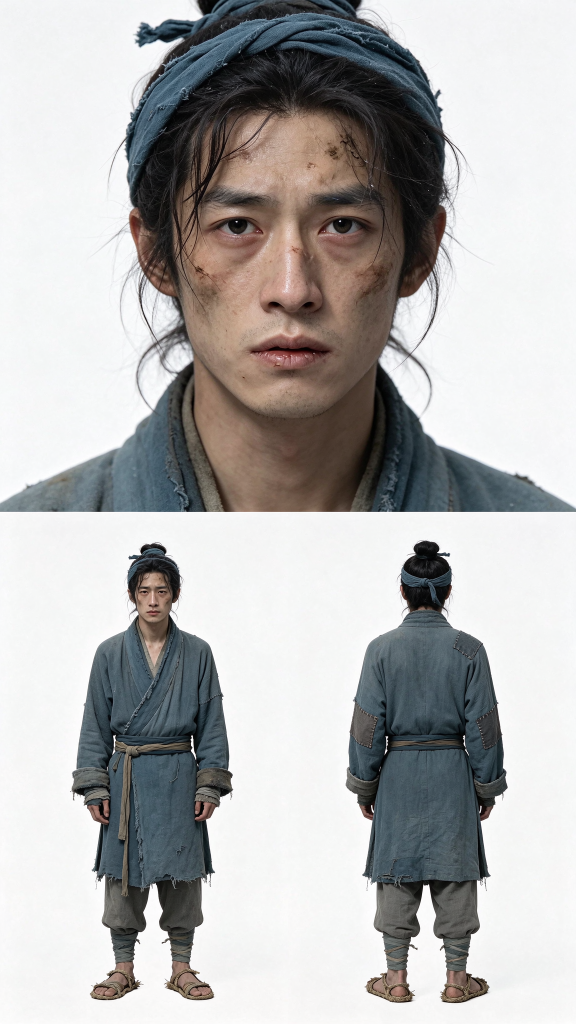
#> input picture 06_素材/参考库/人物_陈知白_青衫_定型稿.png, 1152 x 2048 px, found by its file name (shown at 1/2 size)
$ python prep_sheets.py
#> lines starting #> are read from the running program, lines starting #| are printed output that depends on the picture; after the words box and inside, x2 and y2 are one past the last pixel; in counts of white or black regions, pixels touching at a corner belong together
"""把 9:16 三视图定型稿切成 Flux2 用的单视图参考图。
版式固定：上 1/2 面部特写；下方左=正面全身，右=背面全身。
"""
import os
from PIL import Image

REF = r"D:\AAA\text\假钦差\短剧\06_素材\参考库"

SHEETS = {
    "人物_陈知白_青衫_定型稿.png": "人物_陈知白_青衫",
    "人物_陈知白_钦差_定型稿.png": "人物_陈知白_钦差",
    "人物_玄甲禁军_定型稿.png": "人物_玄甲禁军",
    "人物_守城兵_定型稿.png": "人物_守城兵",
    "人物_白龙马_定妆.png": "人物_白龙马",
}

for f, tag in SHEETS.items():
    p = os.path.join(REF, f)
    if not os.path.exists(p):
        print("missing", p); continue
    im = Image.open(p).convert("RGB")
#> im is the input picture: PIL image 1152x2048 RGB; mean R, G, B 179.2, 178.4, 177.8
    w, h = im.size
#> w = 1152; h = 2048
    mid = int(h * 0.47)
#> mid = 962
    parts = {
        "面部": im.crop((0, 0, w, mid)),
        "全身": im.crop((0, mid, int(w * 0.5), h)),
        "背面": im.crop((int(w * 0.5), mid, w, h)),
    }
    for sub, box in parts.items():
        # 去白边
        g = box.convert("L").point(lambda v: 0 if v > 244 else 255)
        bbox = g.getbbox()
        if bbox:
            pad = 6
            box = box.crop((max(bbox[0] - pad, 0), max(bbox[1] - pad, 0),
                            min(bbox[2] + pad, box.width), min(bbox[3] + pad, box.height)))
        out = os.path.join(REF, f"{tag}_{sub}.png")
        box.thumbnail((1400, 1400), Image.LANCZOS)
        box.save(out)
        print("saved", os.path.basename(out), box.size)
#> this loop made 3 passes
#> (sub, bbox) on passes 1 to 3: ('面部', (0, 0, 1152, 962)), ('全身', (0, 0, 576, 1078)), ('背面', (0, 0, 576, 1078))
#| saved 人物_陈知白_青衫_面部.png (1152, 962)
#| saved 人物_陈知白_青衫_全身.png (576, 1084)
#| saved 人物_陈知白_青衫_背面.png (576, 1084)
#> pass 1, `g = box.convert("L").point(lambda v: 0 if v > 244 else 255)`:
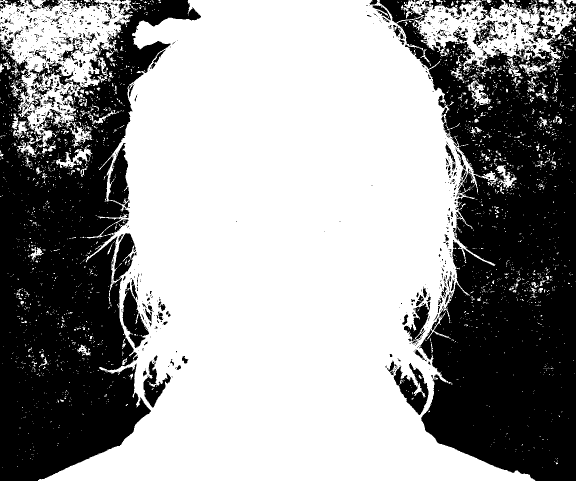
#> g: PIL image 1152x962 L (shown at 1/2 size); 60.2% white; 1132 black regions (946 under 20 px), largest, box (x1, y1, x2, y2) and area: (757, 0, 1152, 962) 216433, (0, 0, 402, 962) 190329, (787, 726, 857, 830) 3236
#> pass 1, `box = box.crop((max(bbox[0] - pad, 0), max(bbox[1] - pad, 0), min(bbox..`:
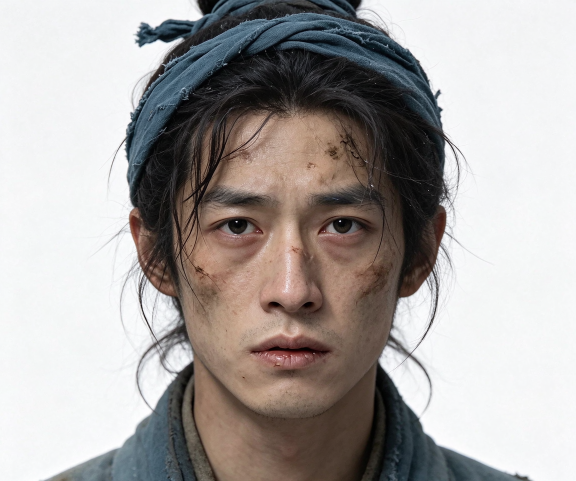
#> box: PIL image 1152x962 RGB (shown at 1/2 size); mean R, G, B 169.4, 164.7, 162.7
#> pass 2, `g = box.convert("L").point(lambda v: 0 if v > 244 else 255)`:
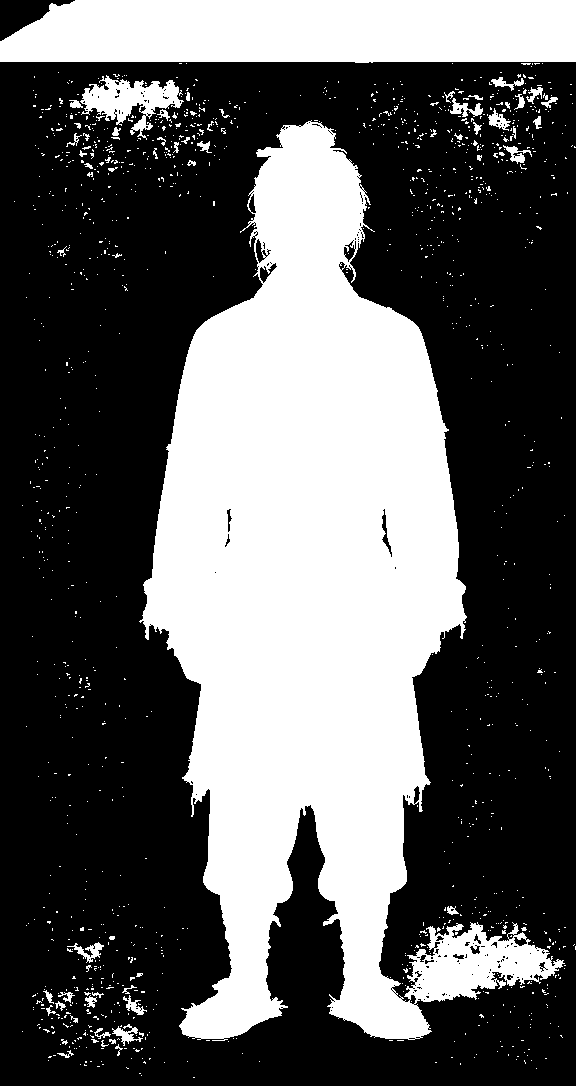
#> g: PIL image 576x1086 L; 36.8% white; 1311 white regions (1250 under 20 px), largest, box (x1, y1, x2, y2) and area: (139, 120, 565, 1041) 185809, (0, 0, 576, 63) 34290, (80, 75, 184, 140) 2871
#> pass 2, `box = box.crop((max(bbox[0] - pad, 0), max(bbox[1] - pad, 0), min(bbox..`:
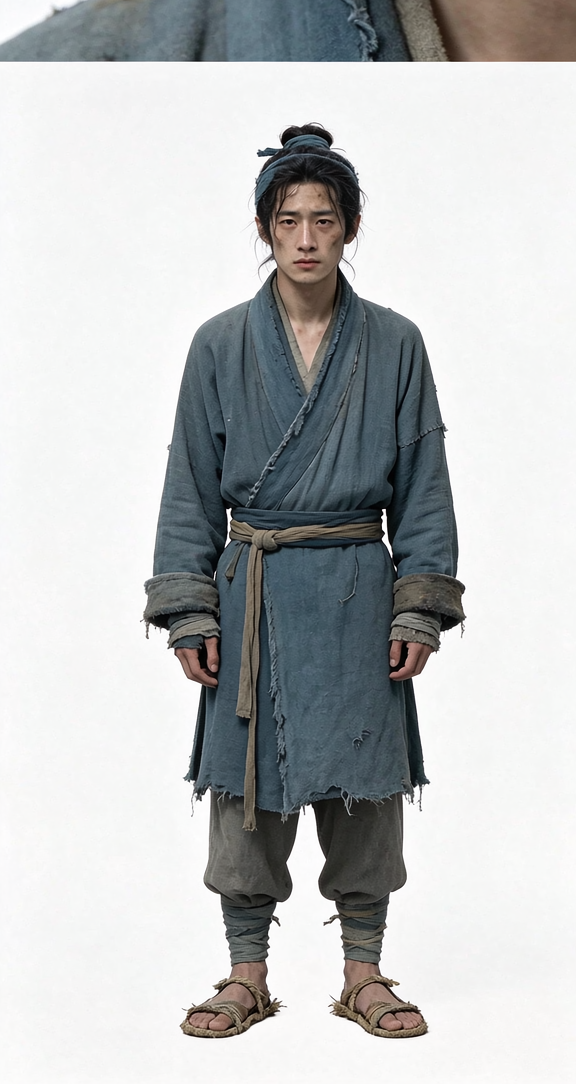
#> box: PIL image 576x1084 RGB; mean R, G, B 190.6, 192.7, 193.2
#> pass 2 of the loop `for f, tag in SHEETS.items():`:
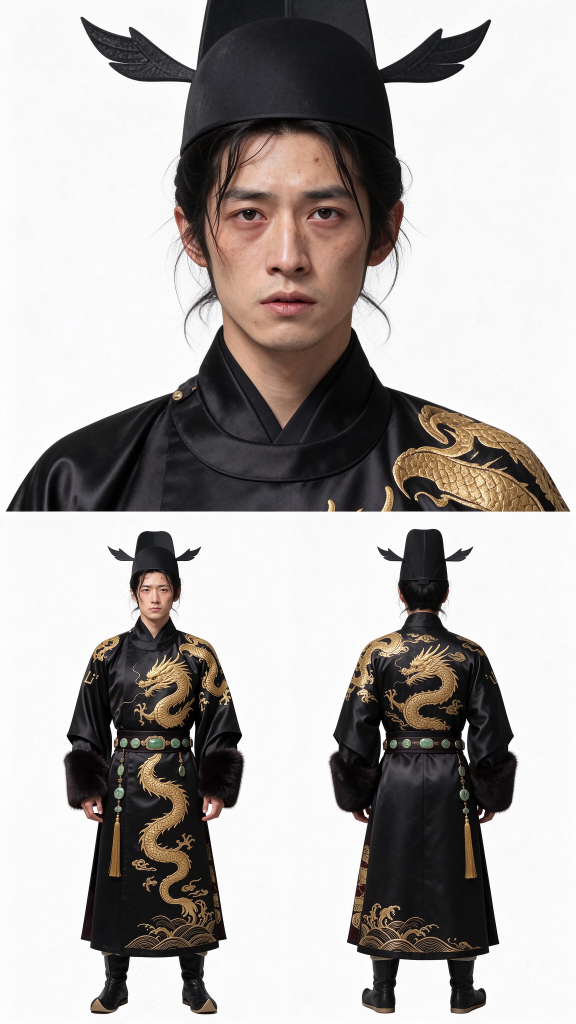
#> input picture 06_素材/参考库/人物_陈知白_钦差_定型稿.png, 1152 x 2048 px, found by its file name (shown at 1/2 size)
#> im is the input picture: PIL image 1152x2048 RGB; mean R, G, B 174.1, 169.1, 167.1
#> the loop `for sub, box in parts.items():` made 3 passes
#> (sub, bbox) on passes 1 to 3: ('面部', (45, 0, 1107, 962)), ('全身', (11, 0, 576, 1068)), ('背面', (0, 0, 565, 1066))
#> (printed output is left out)
#> pass 1, `g = box.convert("L").point(lambda v: 0 if v > 244 else 255)`:
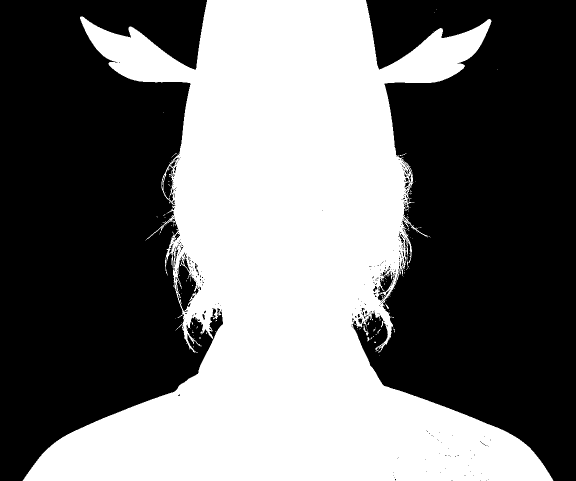
#> g: PIL image 1152x962 L (shown at 1/2 size); 44.3% white; 148 white regions (143 under 20 px), largest, box (x1, y1, x2, y2) and area: (45, 0, 1107, 962) 490545, (727, 651, 737, 672) 65, (762, 642, 767, 655) 29, (770, 607, 778, 618) 27, (735, 674, 739, 683) 25
#> pass 2, `box = box.crop((max(bbox[0] - pad, 0), max(bbox[1] - pad, 0), min(bbox..`:
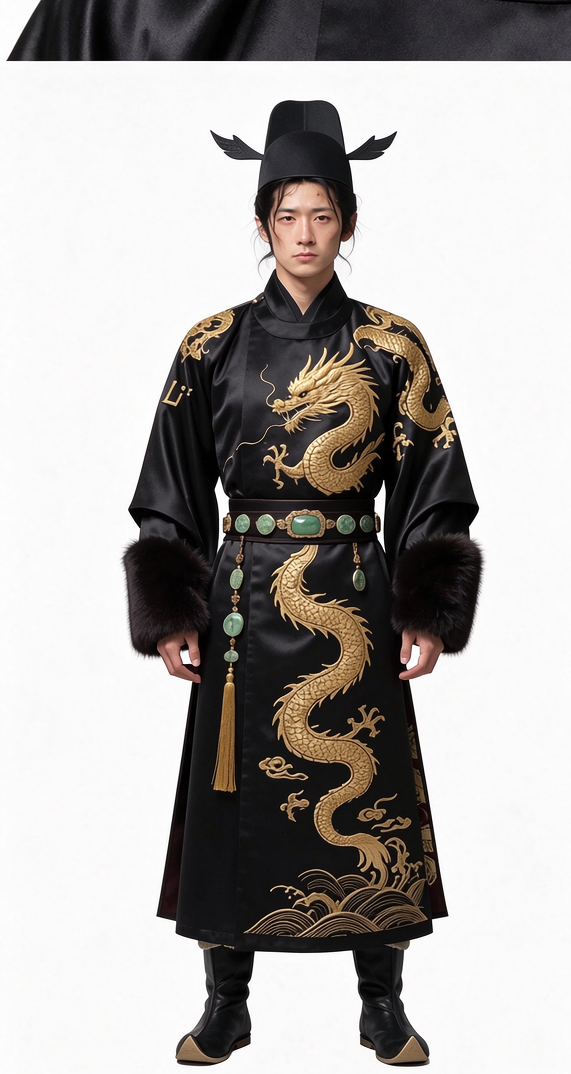
#> box: PIL image 571x1074 RGB; mean R, G, B 173.2, 169.3, 167.1
#> pass 3 of the loop `for f, tag in SHEETS.items():`:
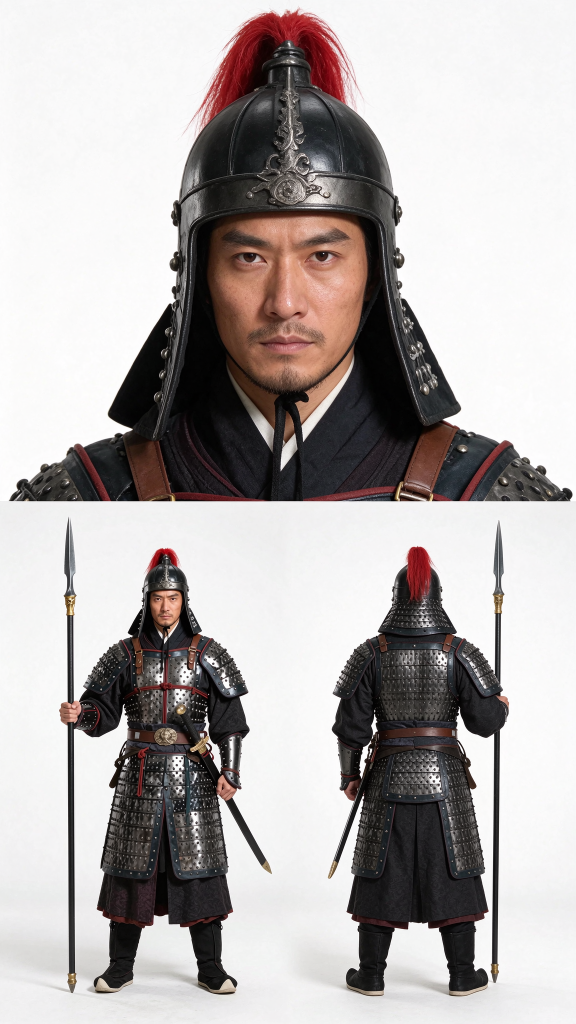
#> input picture 06_素材/参考库/人物_玄甲禁军_定型稿.png, 1152 x 2048 px, found by its file name (shown at 1/2 size)
#> im is the input picture: PIL image 1152x2048 RGB; mean R, G, B 178.4, 173.1, 172.2
#> the loop `for sub, box in parts.items():` made 3 passes
#> (sub, bbox) on passes 1 to 3: ('面部', (26, 0, 1146, 962)), ('全身', (0, 0, 576, 1086)), ('背面', (0, 0, 576, 1086))
#> (printed output is left out)
#> pass 1, `g = box.convert("L").point(lambda v: 0 if v > 244 else 255)`:
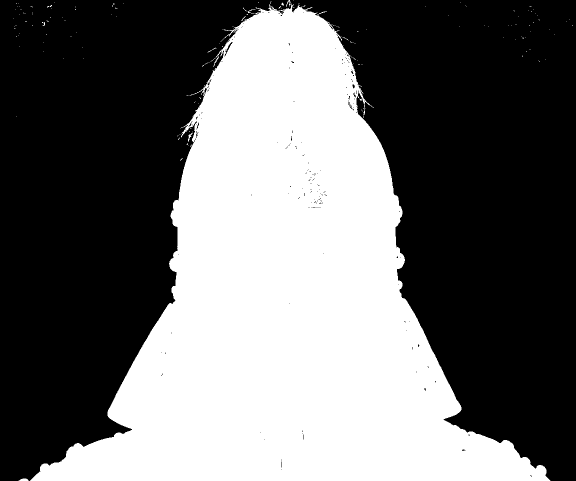
#> g: PIL image 1152x962 L (shown at 1/2 size); 41.5% white; 169 white regions (161 under 20 px), largest, box (x1, y1, x2, y2) and area: (60, 8, 1101, 962) 459723, (37, 957, 57, 962) 75, (376, 265, 385, 284) 54
#> pass 2, `box = box.crop((max(bbox[0] - pad, 0), max(bbox[1] - pad, 0), min(bbox..`:
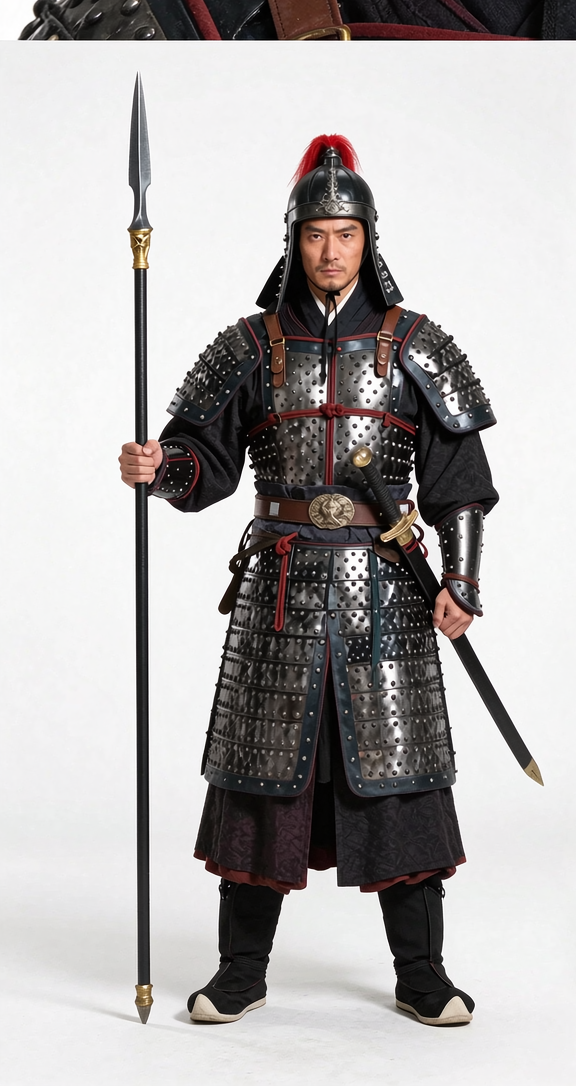
#> box: PIL image 576x1086 RGB; mean R, G, B 178.3, 175.2, 174.8
#> the loop made 5 passes; the first 3 are shown
